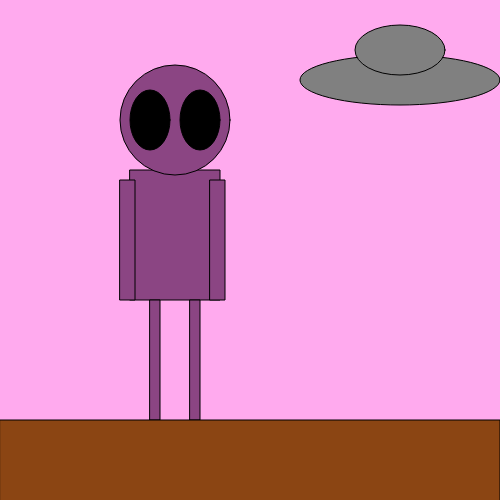
Frame 1 (no input)
Frame 60 (no input): identical to frame 1, image omitted
Frame 120 (the mouse pressed at the canvas centre since frame 60): identical to frame 1, image omitted

The p5.js sketch that drew this single still picture (run headless with seeded random() and noise() and a simulated clock; from frame 60 on, the mouse is pressed at the canvas centre):

// p5.js sketch
// ── sketch.js
function setup() {
  createCanvas(500, 500);
}

function draw() {
  background('#fae');

//body
fill (139,69,131);
rect (130,170,90,130)

//head
fill (139,69,131);
circle (175,120,110)
  
//eyes
fill(0,0,0);
ellipse(150,120,40,60);
ellipse(200,120,40,60);
  
// aliens legs
fill(139,69,131);
rect(150,300,10,120);
rect(190,300,10,120);
  
// alien hands
fill(139,69,131);
rect(120,180,15,120);
rect(210,180,15,120);
  
// mars floor
fill(139,69,19);
rect(0,420,500,120);

//spaceship
fill(128)
ellipse(400,80,200,50);
ellipse(400,50,90,50);

}
